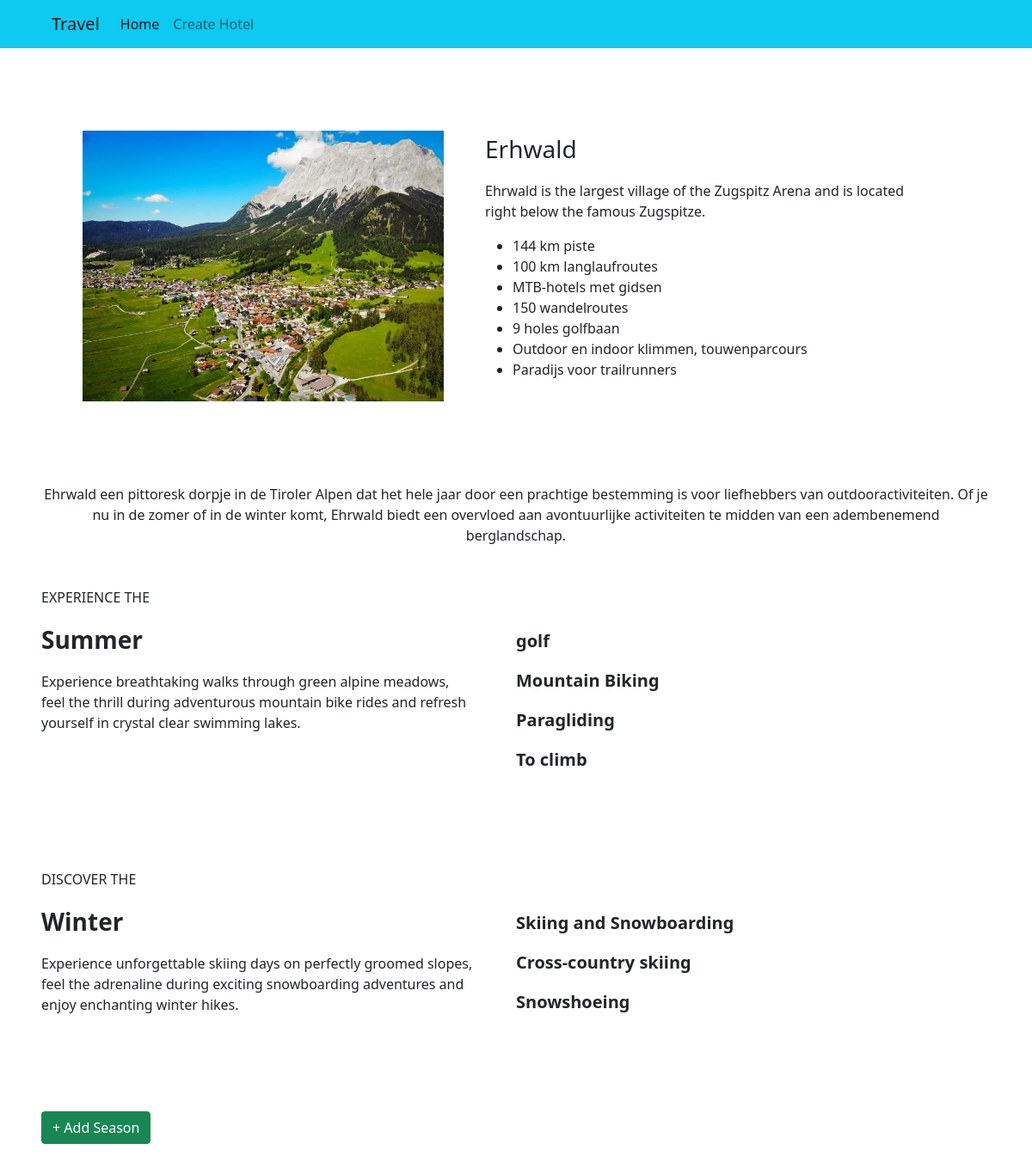
/details/1/ (signed in), run on the app's committed database.
### main/models.py (models this page shows, shortened)
class Location(models.Model):
    image = models.FileField(upload_to='spot')
    l_name = models.CharField(_("Hotel Name"), max_length=50)
    l_tagline = models.CharField(_("Hotel Tagline"), max_length=150)
    l_summery = models.TextField(_("Hotel Summary"), max_length=300)
    l_description = models.TextField(_("Hotel Description"), max_length=200)
    tags = models.CharField(max_length=50)
    created_at = models.DateTimeField(auto_now_add=True)
    updated_at = models.DateTimeField(auto_now=True)

class Season(models.Model):
    s_tagline = models.CharField(_("Season Tagline"), max_length=100)
    s_name = models.CharField(_("Season Name"), max_length=50)
    s_description = models.TextField(_("Season Description"), max_length=250)
    location = models.ForeignKey(Location, on_delete=models.CASCADE)

class Feature(models.Model):
    sf_title = models.CharField(_("Title"), max_length=50)
    sf_description = models.TextField(_("Description"), max_length=150)
    season = models.ForeignKey(Season, on_delete=models.CASCADE)

### main/views.py (the view)
# urls.py: path('details/<int:pk>/', views.location_details_view, name='location_details'),
@login_required
def location_details_view(request, pk):
    location = Location.objects.get(pk=pk)
    seasons = location.season_set.all()
    l_des = location.l_description
    l_des = l_des.split('\n')
    features = Feature.objects.filter(season__location=location)
    context = {'location': location, 'seasons':seasons, 'features':features, 'l_des':l_des}
    return render(request, "location_details.html", context)

### main/templates/location_details.html (shortened to what this page needs)
{% extends 'base.html' %}
{% block content %}
<div class="m-5 d-flex flex-column">
    <div class="d-flex m-5">
        <img class="col-5" src="{{ location.image.url}}"/>
        <div class="d-flex flex-column mx-5">
            <p class="fs-3 fw-blod">{{location.l_name}}</p>
            <p>{{location.l_tagline}}</p>
            <ul>
                {% for des in l_des %}
                    <li>{{des}}</li>
                {% endfor %}
            </ul>
        </div>
    </div>
</div>
<div class="m-5 text-center">
    <p>{{location.l_summery}}</p>
</div>
{% for season in  seasons%}
<div class="d-flex m-5">
    <div class="w-50">
        <p>{{season.s_tagline}}</p>
        <p class="fs-3 fw-bold">{{season.s_name}}</p>
        <p>{{season.s_description}}</p>
    </div>
    <div class="m-5 w-50">
    {% for feature in features %}
        {% if feature.season == season %}
        <p class="fs-5 fw-bold">{{feature.sf_title}}</p>
        {% endif %}
    {% endfor %}
    </div>
</div>
{% endfor %}
<div class="m-5">
    <a href="{% url 'create_season' location.id%}" class="btn btn-success">+ Add Season</a>
</div>
{% endblock content %}

### data on the page
Location: image (picture), l_name "Erhwald", l_tagline "Ehrwald is the largest village of the Zugspitz Arena and is located right below the famous Zugspitze.", l_summery "Ehrwald een pittoresk dorpje in de Tiroler Alpen dat het hele jaar door een prachtige bestemming is voor liefhebbers van outdooractiviteiten. Of je nu in de zomer of in de winter komt, Ehrwald biedt een overvloed aan avontuurlijke activiteiten te midden van een adembenemend berglandschap."
Season: s_tagline "EXPERIENCE THE", s_name "Summer", s_description "Experience breathtaking walks through green alpine meadows, feel the thrill during adventurous mountain bike rides and refresh yourself in crystal clear swimming lakes."
Feature: sf_title "golf"
Feature: sf_title "Mountain Biking"
Feature: sf_title "Paragliding"
Feature: sf_title "To climb"
Season: s_tagline "DISCOVER THE", s_name "Winter", s_description "Experience unforgettable skiing days on perfectly groomed slopes, feel the adrenaline during exciting snowboarding adventures and enjoy enchanting winter hikes."
Feature: sf_title "Skiing and Snowboarding"
Feature: sf_title "Cross-country skiing"
Feature: sf_title "Snowshoeing"

### other printed values
{{ des }} "144 km piste" "100 km langlaufroutes" "MTB-hotels met gidsen" "150 wandelroutes" "9 holes golfbaan" "Outdoor en indoor klimmen, touwenparcours" "Paradijs voor trailrunners"
